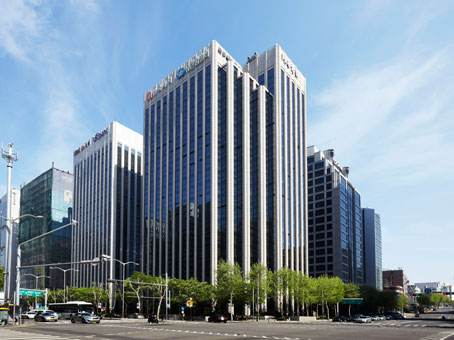
#> input picture images/buildings.jpg, 454 x 340 px
$ python '2D Histograms.py'
#> lines starting #> are read from the running program, lines starting #| are printed output that depends on the picture
import cv2
import numpy as np
from matplotlib import pyplot as plt

'''
1. 先将BGR转成HSV
2. [0,1] 处理H S通道
3. [180,256], 180 for H, 256 for S
4. 色调H从0-180，饱和度从0-256
'''

img = cv2.imread('../../images/buildings.jpg')
#> img is the input picture: shape (340, 454, 3); mean B, G, R 160.6, 145.3, 127.5
hsv = cv2.cvtColor(img, cv2.COLOR_BGR2HSV)
#> hsv: shape (340, 454, 3); mean H, S, V 91.7, 72.6, 164.7
hist = cv2.calcHist([hsv], [0, 1], None, [180, 256], [0, 180, 0, 256])
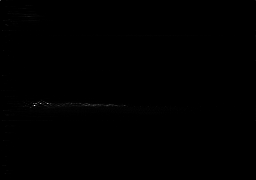
#> hist: shape (180, 256) float32; min 0, max 2778, mean 3.3; drawn with min black and max white
# h, s, v = cv2.split(hsv)
# hist, xbins, ybins = np.histogram2d(h.ravel(), s.ravel(), [180, 256], [[0, 180], [0, 256]])

# 画图
# 1. cv2.imshow()
# 2. Matplotlib
plt.imshow(hist, interpolation='nearest')
plt.show()
